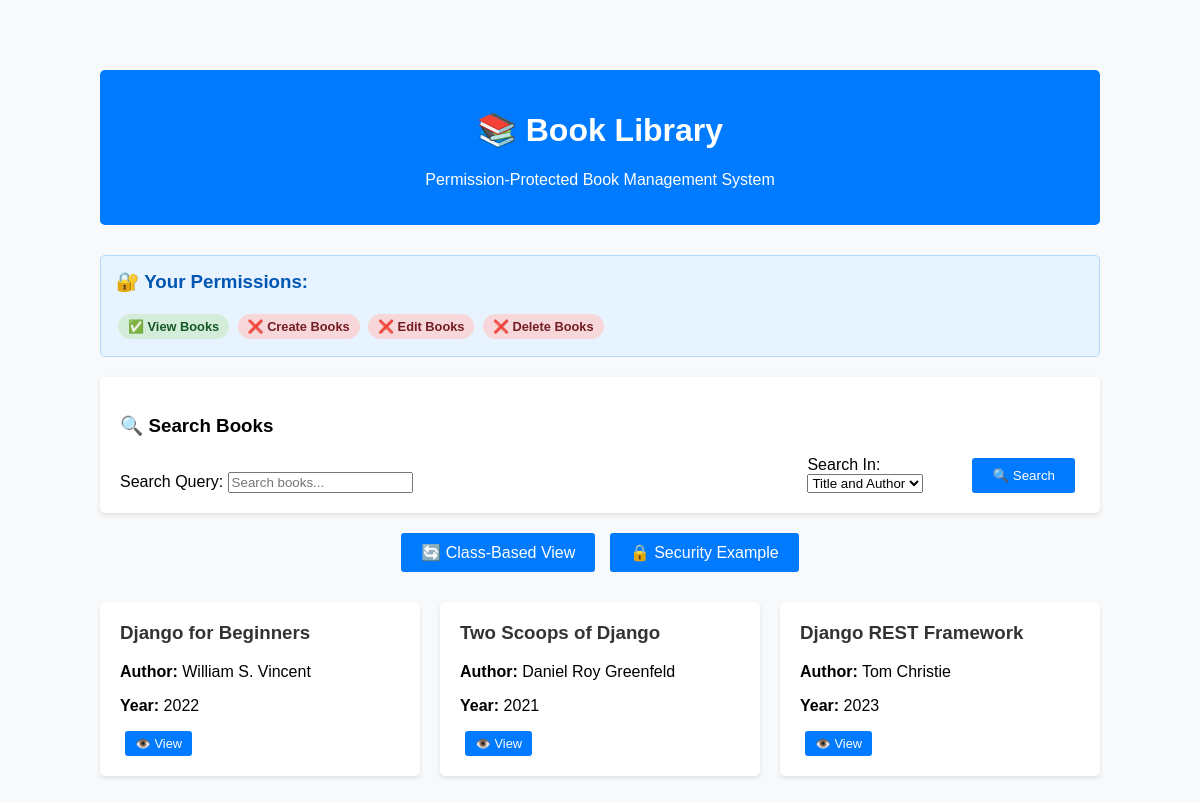
Screenshot of /bookshelf/ (signed in) with the database file from the repository.
### bookshelf/models.py (models this page shows, shortened)
class Book(models.Model):
    title = models.CharField(max_length=200)
    author = models.CharField(max_length=100)
    publication_year = models.IntegerField()
    class Meta:
        permissions = [
            ("can_view", "Can view book"),
            ("can_create", "Can create book"),
            ("can_edit", "Can edit book"),
            ("can_delete", "Can delete book"),
        ]

### bookshelf/views.py (the view, shortened to what this page needs)
# urls.py: path('', views.book_list, name='book_list'),
@permission_required('bookshelf.can_view', raise_exception=True)
@csrf_protect
@never_cache
def book_list(request):
    books = Book.objects.all()
    search_form = SecureSearchForm()
    search_query = None
    paginator = Paginator(books, 10)  # Show 10 books per page
    page_number = request.GET.get('page')
    page_obj = paginator.get_page(page_number)
    return render(request, 'bookshelf/book_list.html', {
        'books': page_obj,
        'search_form': search_form,
        'search_query': search_query,
        'title': 'Book Library',
        'user_permissions': {
            'can_view': request.user.has_perm('bookshelf.can_view'),
            'can_create': request.user.has_perm('bookshelf.can_create'),
            'can_edit': request.user.has_perm('bookshelf.can_edit'),
            'can_delete': request.user.has_perm('bookshelf.can_delete'),
        }
    })

### bookshelf/forms.py (shortened to what this page needs)
class SecureSearchForm(forms.Form):
    query = forms.CharField(
        max_length=100,
        required=True,
        widget=forms.TextInput(attrs={
            'class': 'form-control',
            'placeholder': 'Search books...',
            'maxlength': 100,
        }),
        help_text='Enter search terms (letters, numbers, and spaces only)'
    )
    search_type = forms.ChoiceField(
        choices=[
            ('title', 'Title'),
            ('author', 'Author'),
            ('both', 'Title and Author'),
        ],
        initial='both',
        widget=forms.Select(attrs={'class': 'form-control'}),
        help_text='Select search scope'
    )

### bookshelf/templates/bookshelf/book_list.html (shortened to what this page needs)
<!DOCTYPE html>
<html lang="en">
<head>
</head>
<body>
    <div class="header">
        <h1>📚 {{ title }}</h1>
        <p>Permission-Protected Book Management System</p>
    </div>
    <div class="permissions-info">
        <h3>🔐 Your Permissions:</h3>
        <span class="permission-badge {% if user_permissions.can_view %}permission-granted{% else %}permission-denied{% endif %}">
            {% if user_permissions.can_view %}✅{% else %}❌{% endif %} View Books
        </span>
        <span class="permission-badge {% if user_permissions.can_create %}permission-granted{% else %}permission-denied{% endif %}">
            {% if user_permissions.can_create %}✅{% else %}❌{% endif %} Create Books
        </span>
        <span class="permission-badge {% if user_permissions.can_edit %}permission-granted{% else %}permission-denied{% endif %}">
            {% if user_permissions.can_edit %}✅{% else %}❌{% endif %} Edit Books
        </span>
        <span class="permission-badge {% if user_permissions.can_delete %}permission-granted{% else %}permission-denied{% endif %}">
            {% if user_permissions.can_delete %}✅{% else %}❌{% endif %} Delete Books
        </span>
    </div>
    <div class="search-container" style="background-color: white; padding: 20px; border-radius: 5px; box-shadow: 0 2px 4px rgba(0,0,0,0.1); margin-bottom: 20px;">
        <h3>🔍 Search Books</h3>
        <form method="get" action="">
            <div style="display: flex; gap: 10px; align-items: end;">
                <div style="flex: 1;">
                    <label for="{{ search_form.query.id_for_label }}">Search Query:</label>
                    {{ search_form.query }}
                </div>
                <div style="width: 150px;">
                    <label for="{{ search_form.search_type.id_for_label }}">Search In:</label>
                    {{ search_form.search_type }}
                </div>
                <div>
                    <button type="submit" class="btn btn-primary">🔍 Search</button>
                </div>
            </div>
        </form>
    </div>
    <div class="actions">
        <a href="{% url 'book_list_cbv' %}" class="btn btn-primary">🔄 Class-Based View</a>
        <a href="{% url 'form_example' %}" class="btn btn-primary">🔒 Security Example</a>
    </div>
    <div class="book-grid">
        {% for book in books %}
        <div class="book-card">
            <h3>{{ book.title }}</h3>
            <p><strong>Author:</strong> {{ book.author }}</p>
            <p><strong>Year:</strong> {{ book.publication_year }}</p>
            <div class="book-actions">
                <a href="{% url 'book_detail' book.pk %}" class="btn btn-primary">👁️ View</a>
            </div>
        </div>
        {% empty %}
        <div class="book-card">
            <h3>No books available</h3>
            <p>{% if user_permissions.can_create %}Start by adding some books!{% else %}No books to display.{% endif %}</p>
        </div>
        {% endfor %}
    </div>
</body>
</html>

### bookshelf/templates/bookshelf/book_list.html (style rules this page uses)
body { font-family: Arial, sans-serif; max-width: 1000px; margin: 50px auto; padding: 20px; background-color: #f8f9fa; }
.header { background-color: #007bff; color: white; padding: 20px; border-radius: 5px; text-align: center; margin-bottom: 30px; }
.permissions-info { background-color: #e7f3ff; border: 1px solid #b3d9ff; padding: 15px; border-radius: 5px; margin-bottom: 20px; }
.permissions-info h3 { margin-top: 0; color: #0056b3; }
.permission-badge { display: inline-block; padding: 5px 10px; margin: 2px; border-radius: 15px; font-size: 0.8em; font-weight: bold; }
.permission-granted { background-color: #d4edda; color: #155724; }
.permission-denied { background-color: #f8d7da; color: #721c24; }
.actions { margin-bottom: 30px; text-align: center; }
.btn { padding: 10px 20px; border: none; border-radius: 3px; text-decoration: none; display: inline-block; margin: 0 5px; cursor: pointer; }
.btn-primary { background-color: #007bff; color: white; }
.book-grid { display: grid; grid-template-columns: repeat(auto-fill, minmax(300px, 1fr)); gap: 20px; }
.book-card { background-color: white; padding: 20px; border-radius: 5px; box-shadow: 0 2px 4px rgba(0,0,0,0.1); }
.book-card h3 { margin-top: 0; color: #333; }
.book-actions { margin-top: 15px; }
.book-actions .btn { padding: 5px 10px; font-size: 0.8em; margin-right: 5px; }

### rows the page displays
Book: title "Django for Beginners", author "William S. Vincent", publication_year "2022"
Book: title "Two Scoops of Django", author "Daniel Roy Greenfeld", publication_year "2021"
Book: title "Django REST Framework", author "Tom Christie", publication_year "2023"

### other values shown
{{ title }} "Book Library"
